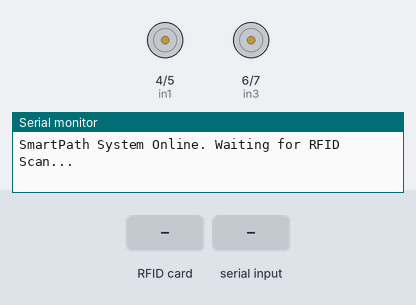
Bench run of a sketch on a simulated Arduino Uno, built with avr-gcc and run on an emulated ATmega328P. Shown: motor-driver pin pairs drawn as motors (green arrow = first pin HIGH = forward, orange = second pin HIGH = backward, longer = more drive), the last lines printed to the serial monitor. The inputs (shaded band) are chosen by the test bench.

Above: at 1.2 s.
1.3 s: RFID card DE AD BE EF held to the reader
2.8 s: "F" received over the second serial link
At 4.0 s:
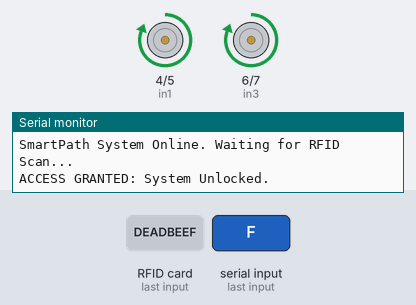
4.3 s: "B" received over the second serial link
At 5.2 s:
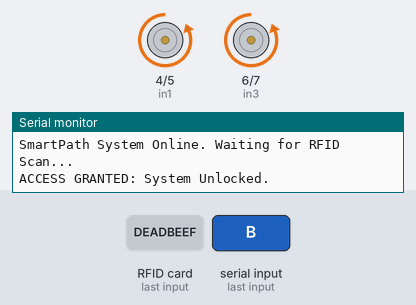
5.8 s: "L" received over the second serial link
At 6.4 s:
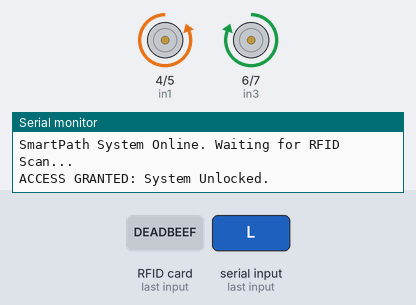
7.3 s: "R" received over the second serial link
At 8.5 s:
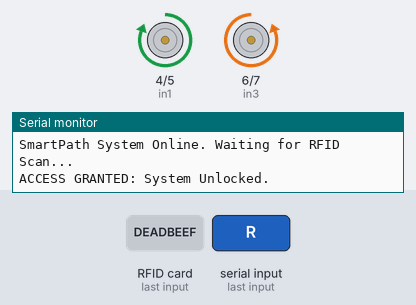
8.8 s: "S" received over the second serial link
At 9.8 s:
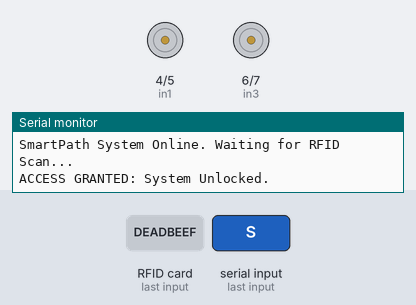
Timing chart, 0 to 11.3 s (numbered marks = the images above; inputs shaded):
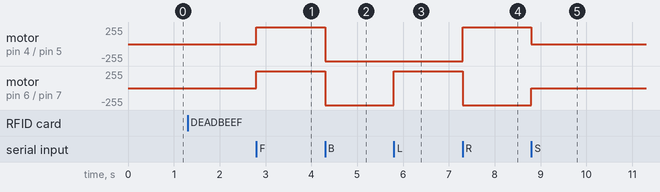

Measured:
- after the input at 2.8 s, motor on pin 4 (in1) / pin 5 (in2), motor on pin 6 (in3) / pin 7 (in4): stopped → forward 255/255 at once
- after the input at 4.3 s, motor on pin 4 (in1) / pin 5 (in2), motor on pin 6 (in3) / pin 7 (in4): forward 255/255 → backward 255/255 at once
- after the input at 5.8 s, motor on pin 6 (in3) / pin 7 (in4): backward 255/255 → forward 255/255 at once
- after the input at 7.3 s, motor on pin 4 (in1) / pin 5 (in2): backward 255/255 → forward 255/255 at once; motor on pin 6 (in3) / pin 7 (in4): forward 255/255 → backward 255/255 at once
- after the input at 8.8 s, motor on pin 4 (in1) / pin 5 (in2): forward 255/255 → stopped at once; motor on pin 6 (in3) / pin 7 (in4): backward 255/255 → stopped at once

The sketch:

Project_SmartPath.ino
```cpp
/*
 * Project: SmartPath - Bluetooth & RFID Integrated Mobile Platform
 * Description: Secure motor control via Web Bluetooth and RFID Authentication.
 * Features: Auto-lock timeout, 4-direction movement, and Master Card security.
 */

#include <SPI.h>
#include <MFRC522.h>
#include <SoftwareSerial.h>

// --- PIN DEFINITIONS ---
#define SS_PIN 10
#define RST_PIN 9
MFRC522 rfid(SS_PIN, RST_PIN);
SoftwareSerial btSerial(2, 3); // Arduino RX (Pin 2) -> BT TX | Arduino TX (Pin 3) -> BT RX

// L298N Motor Pins
const int in1 = 4;
const int in2 = 5;
const int in3 = 6;
const int in4 = 7;

// --- STATE & TIMER VARIABLES ---
bool isUnlocked = false;
unsigned long lastCommandTime = 0;
const unsigned long lockTimeout = 10000; // 10 seconds auto-lock

// Replace these with your actual UID from the Scanner script
byte masterCard[] = {0xDE, 0xAD, 0xBE, 0xEF};

void setup() {
  // Initialize Serial Monitors
  Serial.begin(9600);   // USB Debugging
  btSerial.begin(9600); // Bluetooth Communication

  // Initialize RFID
  SPI.begin();
  rfid.PCD_Init();

  // Initialize Motor Pins
  pinMode(in1, OUTPUT);
  pinMode(in2, OUTPUT);
  pinMode(in3, OUTPUT);
  pinMode(in4, OUTPUT);

  stopMotors(); // Ensure car is stationary at startup
  Serial.println("SmartPath System Online. Waiting for RFID Scan...");
}

void loop() {
  // 1. SECURITY LAYER: Check if System is Locked
  if (!isUnlocked) {
    if (rfid.PICC_IsNewCardPresent() && rfid.PICC_ReadCardSerial()) {
      // In a production environment, check against masterCard UID here
      isUnlocked = true;
      lastCommandTime = millis(); // Start the activity timer

      Serial.println("ACCESS GRANTED: System Unlocked.");
      btSerial.println("AUTH_SUCCESS"); // Send status to Web App

      rfid.PICC_HaltA(); // Stop reading the same card
    }
    return; // Exit loop until unlocked
  }

  // 2. COMMUNICATION LAYER: Listen for Web App Commands
  if (btSerial.available()) {
    char cmd = btSerial.read();
    executeCommand(cmd);
    lastCommandTime = millis(); // Reset timeout timer on every command
  }

  // 3. SAFETY LAYER: Auto-Lock Timeout
  if (millis() - lastCommandTime > lockTimeout) {
    lockSystem();
  }
}

// --- CORE SYSTEM FUNCTIONS ---

void lockSystem() {
  isUnlocked = false;
  stopMotors();
  Serial.println("SECURITY ALERT: System Timed Out. Re-locking.");
  btSerial.println("LOCKED_TIMEOUT");
}

void executeCommand(char c) {
  // Command mapping from Web App
  switch(c) {
    case 'F': moveForward();  break;
    case 'B': moveBackward(); break;
    case 'L': turnLeft();     break;
    case 'R': turnRight();    break;
    case 'S': stopMotors();    break;
    default:  stopMotors();    break;
  }
}

// --- MOTOR DRIVE LOGIC ---

void moveForward() {
  digitalWrite(in1, HIGH); digitalWrite(in2, LOW);
  digitalWrite(in3, HIGH); digitalWrite(in4, LOW);
}

void moveBackward() {
  digitalWrite(in1, LOW); digitalWrite(in2, HIGH);
  digitalWrite(in3, LOW); digitalWrite(in4, HIGH);
}

void turnLeft() {
  digitalWrite(in1, LOW); digitalWrite(in2, HIGH);
  digitalWrite(in3, HIGH); digitalWrite(in4, LOW);
}

void turnRight() {
  digitalWrite(in1, HIGH); digitalWrite(in2, LOW);
  digitalWrite(in3, LOW); digitalWrite(in4, HIGH);
}

void stopMotors() {
  digitalWrite(in1, LOW); digitalWrite(in2, LOW);
  digitalWrite(in3, LOW); digitalWrite(in4, LOW);
}
```
